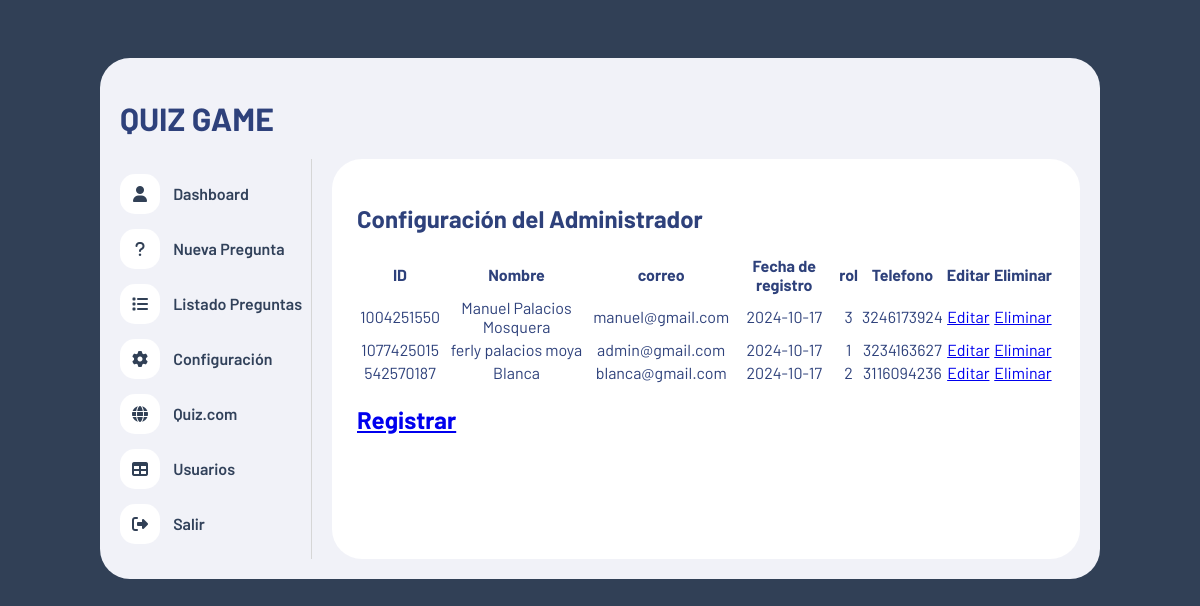
/Usuarios.php, run on an earlier commit of the app's database.
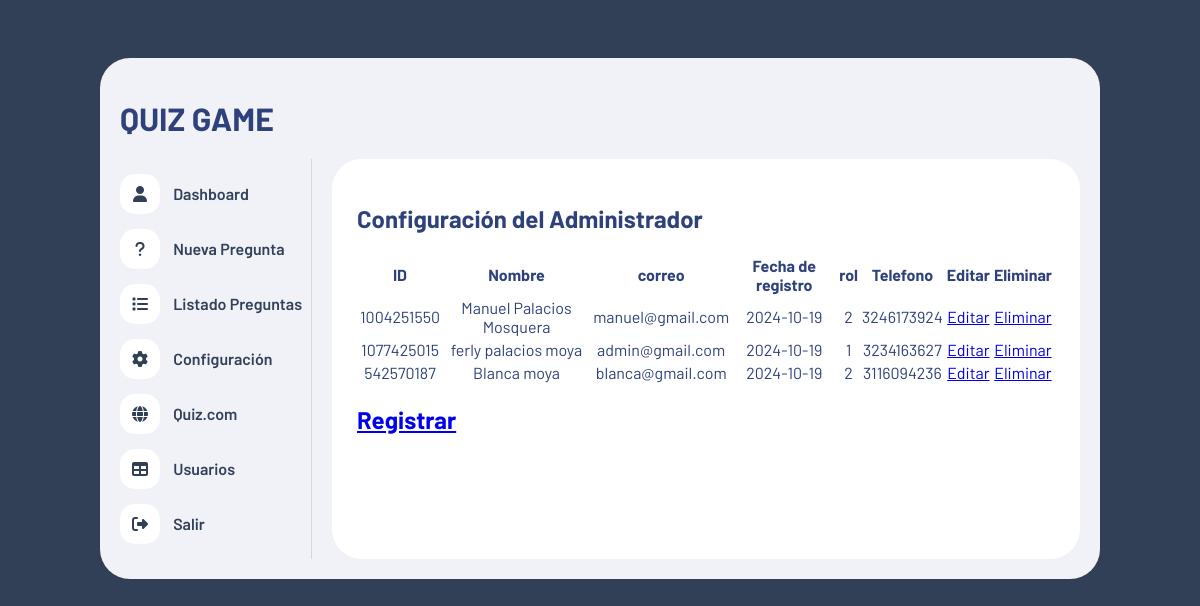
And on a later commit of the database.
### tables this page shows
CREATE TABLE `usuarios` (
  `id` varchar(20) NOT NULL,
  `nombre` varchar(80) NOT NULL,
  `telefono` varchar(14) NOT NULL,
  `correo` varchar(60) NOT NULL,
  `password` varchar(80) NOT NULL,
  `fechas_creacion` date NOT NULL,
  `id_rol` int(11) NOT NULL
);

### Usuarios.php (the view, shortened to what this page needs)
<!DOCTYPE html>
<html lang="es">
<head>
    <link rel="stylesheet" href="https://cdnjs.cloudflare.com/ajax/libs/font-awesome/6.1.1/css/all.min.css" />
    <link rel="stylesheet" href="./css/estilo.css">
</head>
<body>
<div class="contenedor">
    <header>
            <h1>QUIZ GAME</h1>
        </header>
        <div class="contenedor-info">
            <?php include("nav.php"); ?>
            <div class="panel">
                <h2>Configuración del Administrador</h2>
                <main>
                    <div class="container-fluid px-4">
                        <div class="card mb-4">
                            <table class="table">
                                    <thead>
                                        <tr>
                                            <th scope="col">ID</th>
                                            <th scope="col">Nombre</th>
                                            <th scope="col">correo</th>
                                            <th scope="col">Fecha de registro</th>
                                            <th scope="col">rol</th>
                                            <th scope="col">Telefono</th>
                                            <th scope="col">Editar</th>
                                            <th scope="col">Eliminar</th>
                                        </tr>
                                    </thead>
                                    <tbody style="text-align: center;">
                                    <?php
                                    $conexion=mysqli_connect("localhost","root","","mate_especiales");
                                    $SQL="SELECT * FROM usuarios ";
                                    $dato = mysqli_query($conexion, $SQL);
                                    if($dato -> num_rows >0){
                                        while($fila=mysqli_fetch_array($dato)){
                                    ?>
                                    <tr>
                                    <td><?php echo $fila['id']; ?></td>
                                    <td><?php echo $fila['nombre']; ?></td>
                                    <td><?php echo $fila['correo']; ?></td>
                                    <td><?php echo $fila['fechas_creacion']; ?></td>
                                    <td><?php echo $fila['id_rol']; ?></td>
                                    <td><?php echo $fila['telefono']; ?></td>
                                    <td>
                                    <a  class="btn btn-warning" href="./funciones/editar.php ?id=<?php echo $fila['id']?>   ">Editar </a>
                                </td>
                                <td>
                                    <a class="btn btn-danger" href="./funciones/eliminar.php ?id=<?php echo $fila['id']?>   ">Eliminar</a>
                                    </td>
                                    </tr>
                                    <?php
                                    }
                                    }else{
                                        ?>
                                        <tr class="text-center">
                                        <td colspan="16">No existen registros</td>
                                        </tr>
                                        <?php
                                    }
                                    ?>
                                    </tbody>
                            </table>
                        </div>
                    </div>
                    <a href="./registrar.php">
                        <h2 class="modal-title">Registrar</h2>
                    </a>
                </main>
            </div>
        </div>
    </div>
</body>
</html>

### nav.php (shortened to what this page needs)
<nav class="nav" id="nav">
    <ul>
        <li>
            <a href="index.php">
                <div class="icono" id="0">
                    <i class="fa-solid fa-user"></i>
                </div>
                Dashboard
            </a>
        </li>
        <li>
            <a href="nuevapregunta.php">
                <div class="icono" id="1">
                    <i class="fa-solid fa-question"></i>
                </div>
                Nueva Pregunta
            </a>
        </li>
        <li>
            <a href="listadopreguntas.php">
                <div class="icono" id="2">
                    <i class="fa-solid fa-list"></i>
                </div>
                Listado Preguntas
            </a>
        </li>
        <li>
            <a href="configuracion.php">
                <div class="icono" id="3">
                    <i class="fa-solid fa-gear"></i>
                </div>
                Configuración
            </a>
        </li>
        <li>
            <a href="index-preguntas.php" target="_blank">
                <div class="icono" id="4">
                    <i class="fa-solid fa-globe"></i>
                </div>
                Quiz.com
            </a>
        </li>
        <li>
            <a href="Usuarios.php">
                <div class="icono" id="5">
                    <i class="fa-solid fa-table"></i>
                </div>
                Usuarios
            </a>
        </li>
        <li>
            <a href="./funciones/cerrar-sesion.php">
                <div class="icono" id="5">
                    <i class="fa-solid fa-right-from-bracket"></i>
                </div>
                Salir
            </a>
        </li>
    </ul>
</nav>

### css/estilo.css (style rules this page uses)
* { box-sizing: border-box; font-family: 'Barlow'; }
body { background-color: #314056; padding: 50px; color: #2e417b; }
.contenedor { max-width: 1000px; width: 100%; margin: auto; background-color: #f1f2f8; padding: 20px; border-radius: 30px; }
.contenedor .contenedor-info { display: flex; }
.contenedor .contenedor-info .nav { width: 250px; border-right: 1px solid #d6d6d6; }
.contenedor .contenedor-info .nav ul { list-style: none; margin: 0; padding: 0; }
.contenedor .contenedor-info .nav ul li { margin: 15px 0; }
.contenedor .contenedor-info .nav ul li .icono { display: inline-block; width: 40px; height: 40px; background-color: #fff; color: #314056; border-radius: 15px; text-align: center; margin-right: 10px; }
.contenedor .contenedor-info .nav ul li .icono i { line-height: 40px; }
.contenedor .contenedor-info .nav ul li a { text-decoration: none; color: #31415a; font-size: 16px; font-weight: 600; }
.contenedor .contenedor-info .panel { background-color: #fff; width: 100%; border-radius: 30px; margin-left: 20px; padding: 25px; }
.btn-warning { --bs-btn-color: #000; --bs-btn-bg: #ffc107; --bs-btn-border-color: aliceblue; }

What changed in the data, as far as the page shows it:
changed usuarios "Manuel Palacios Mosquera": fechas_creacion "2024-10-17" → "2024-10-19"; id_rol "3" → "2"
changed usuarios "ferly palacios moya": fechas_creacion "2024-10-17" → "2024-10-19"
changed usuarios "blanca@gmail.com": nombre "Blanca" → "Blanca moya"; fechas_creacion "2024-10-17" → "2024-10-19"
